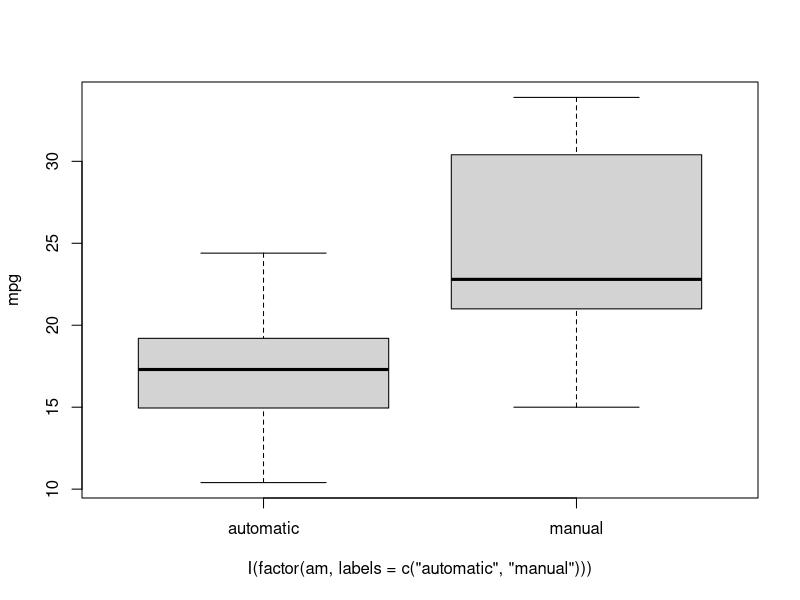
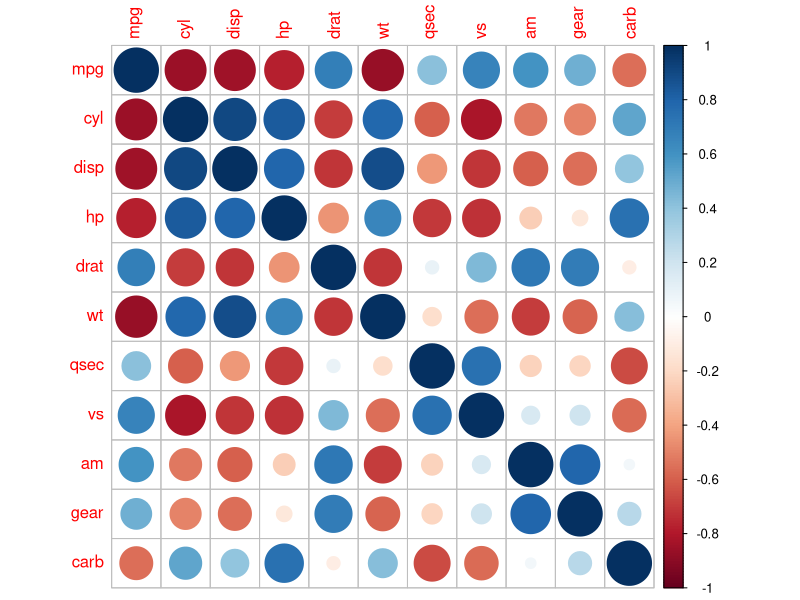
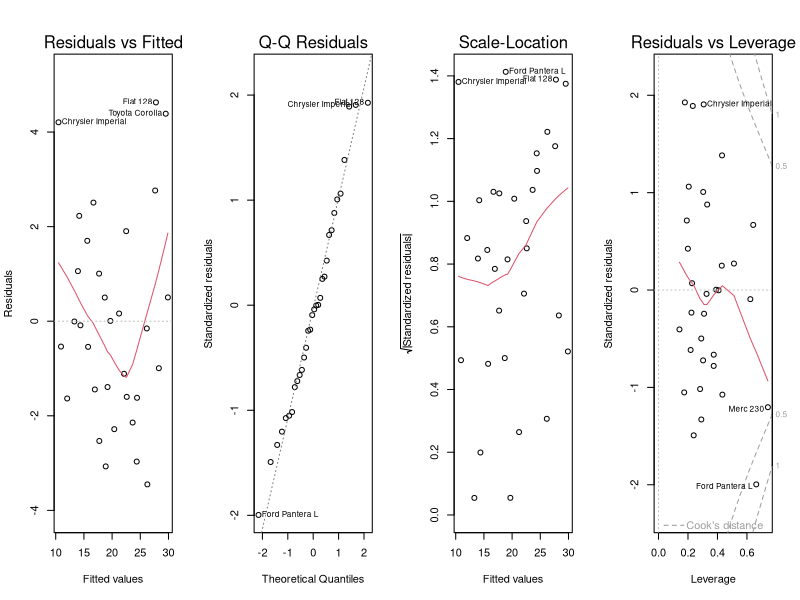
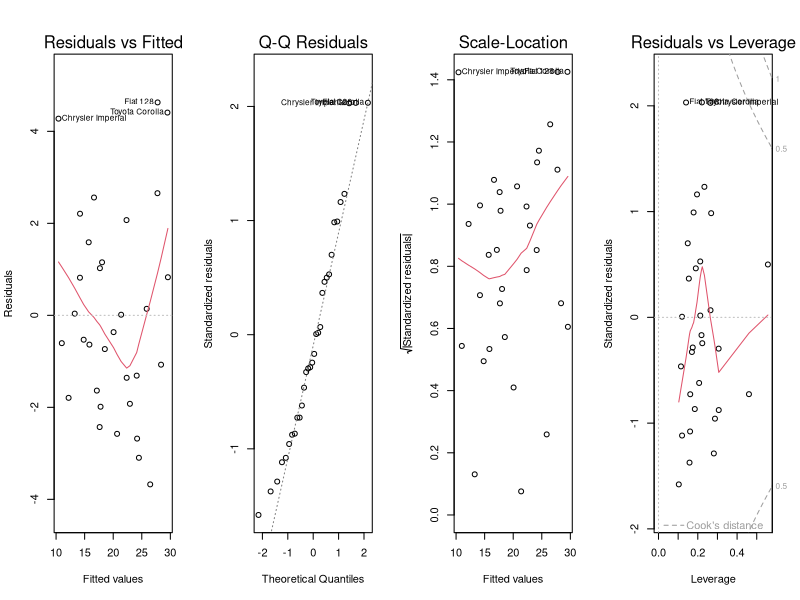

Recreate these plots in R, in order.
## ---- chunk 1
library(reshape2)
library(ggplot2)
library(datasets)
library(corrplot)
library(car)
## ---- chunk 2
data(mtcars)
fit <- list()
## ---- chunk 3
fit$specific <- lm(mpg ~ am, mtcars)
summary(fit$specific)$coef
boxplot(mpg ~ I(factor(am, labels=c("automatic", "manual"))), mtcars, pch=20)
## ---- chunk 4
fit$complete <- lm(mpg ~ ., mtcars)
rowam <- which(rownames(summary(fit$complete)[[4]])=="am")
## ---- chunk 5
correlation <- cor(sapply(mtcars, function(x) {
    as.numeric(as.character(x))
}))
amcorrelation <- round(correlation[names(mtcars) == "am"], 2)
names(amcorrelation) <- names(mtcars)
amcorrelation[rev(order(abs(amcorrelation)))]
## ---- chunk 6
rev(sort(sqrt(vif(fit$complete))))
## ---- chunk 7
fit$selective <- lm(mpg ~ am + disp + cyl + wt + qsec + hp, mtcars)
anova(fit$specific, fit$selective, fit$complete)
## ---- chunk 8
corrplot(correlation)
## ---- chunk 9
r.squared <- lapply(fit, function(f) { summary(f)$r.squared })
## ---- chunk 10
par(mfrow=c(1,4))
x <- mapply(function(f, n) {
    print(n)
    plot(f)
    print(summary(f))$coef
}, f=fit[2:3], n=names(fit)[2:3])
